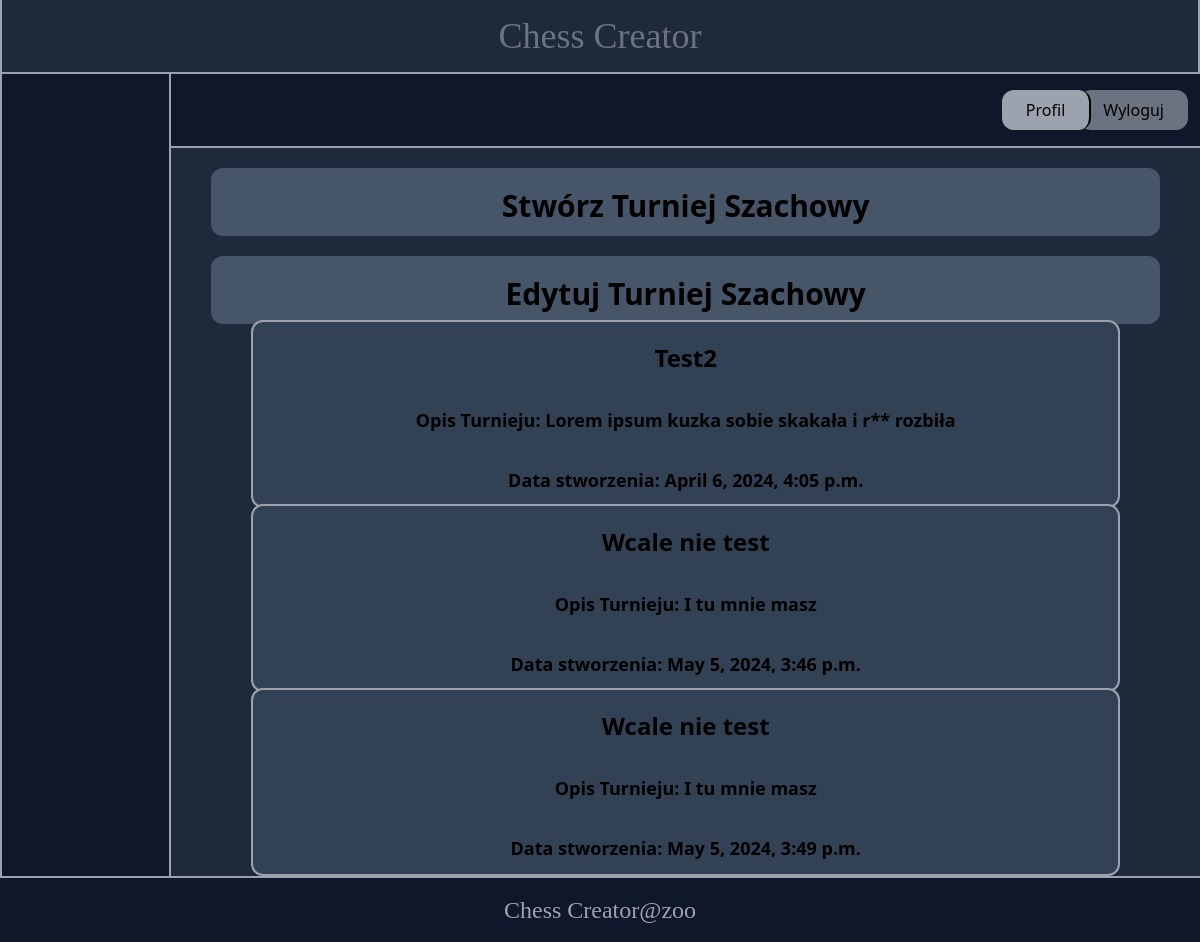
Page /manage/ (signed in) on the earlier database version.
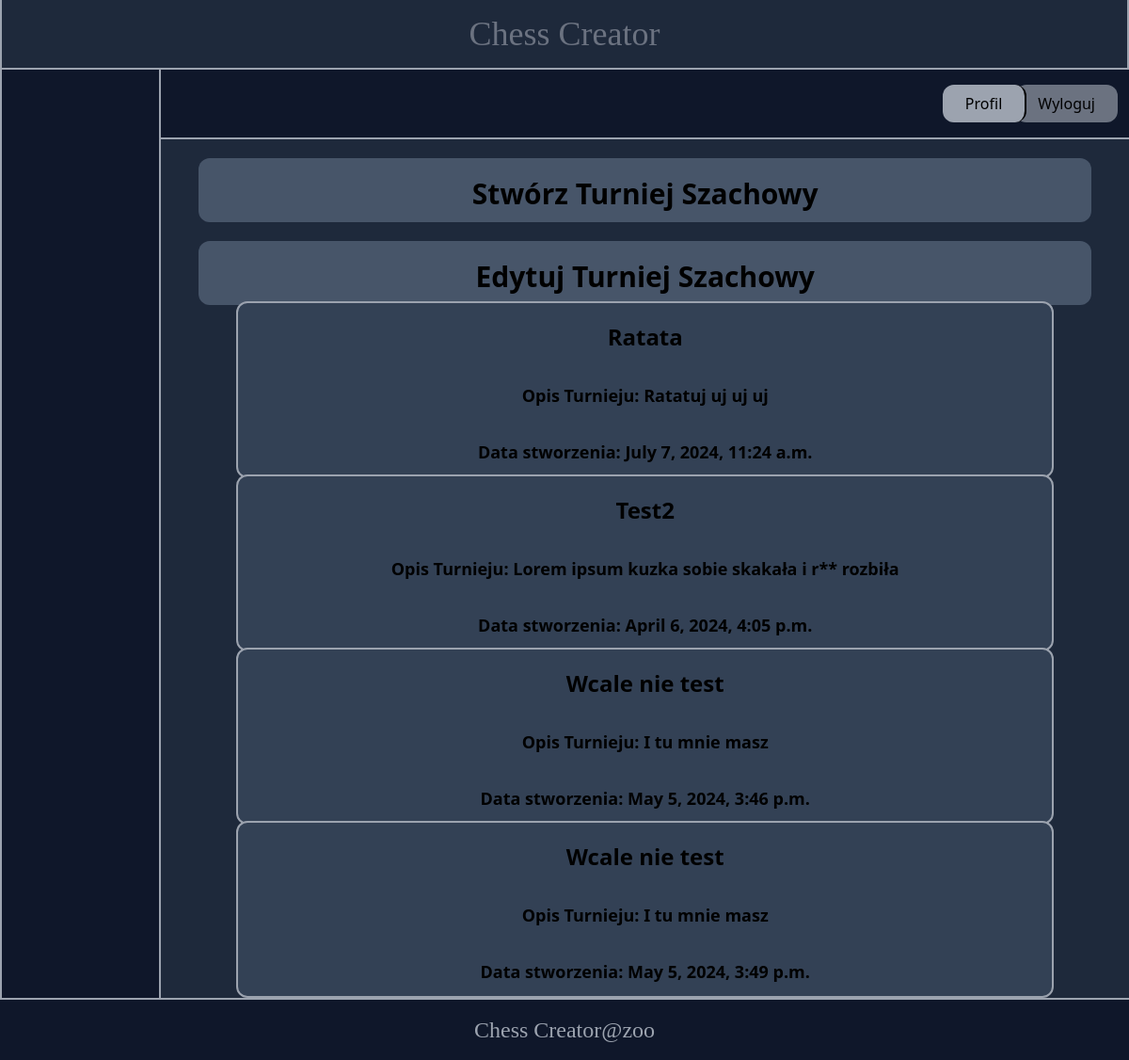
Same page on the later database version.
### chesstour/models.py (models this page shows, shortened)
class Chess_Tournament(models.Model):
    name = models.CharField(max_length=50)
    created_at = models.DateTimeField(auto_now_add=True)
    description = models.TextField()
    rounds = models.IntegerField(default=0)
    created_by=models.ForeignKey(User, on_delete=models.CASCADE,default=1)
    class Meta:
        ordering = ('name',)

### core/views.py (the view)
# urls.py: path('manage/', views.manage, name='manage'),
def manage(request):
    if request.user.is_authenticated:
        users_tournaments = Chess_Tournament.objects.filter(created_by=request.user)
        return render(request, 'core/manage.html', {'tournaments': users_tournaments})
    else:
        return redirect('core:login')

### core/templates/core/manage.html (shortened to what this page needs)
{% extends 'core/base.html' %}
{% block content %}
    <div>
    <a href="{% url 'chesstour:create_new' %}" class="flex mx-10 my-5  rounded-xl justify-center bg-slate-600 flex-col items-center hover:bg-slate-700">
        <h1 class="text-3xl font-bold my-3 mt-5">Stwórz Turniej Szachowy</h1>
    </a>
    </div>
    {% if tournaments != 0 %}
        <div>
            <div class="flex mx-10 mt-5  rounded-xl justify-center bg-slate-600 flex-col items-center">
                <h1 class="text-3xl font-bold my-3 mt-5">Edytuj Turniej Szachowy</h1>
            </div>
            <div class="flex flex-col justify-center">
                {% for tournament in tournaments %}
                    <a href="{% url 'chesstour:edit' tournament.id %}" class="flex mx-20 -mt-1  rounded-xl justify-center bg-slate-700 flex-col items-center border-2 border-gray-400 hover:bg-gray-800">
                        <h1 class="text-2xl font-bold my-3 mt-5">{{ tournament.name|capfirst }}</h1>
                        <h1 class="text-lg font-bold my-3 mt-5 ">Opis Turnieju: {{ tournament.description|capfirst }}</h1>
                        <h1 class="text-lg font-bold my-3 mt-5">Data stworzenia: {{ tournament.created_at}}</h1>
                    </a>
                {% endfor %}
            </div>
        </div>
    {% endif %}
{% endblock %}

Differences in the rows shown:
added Chess_Tournament: name "Ratata", description "Ratatuj uj uj uj", created_at "July 7, 2024, 11:24 a.m."
